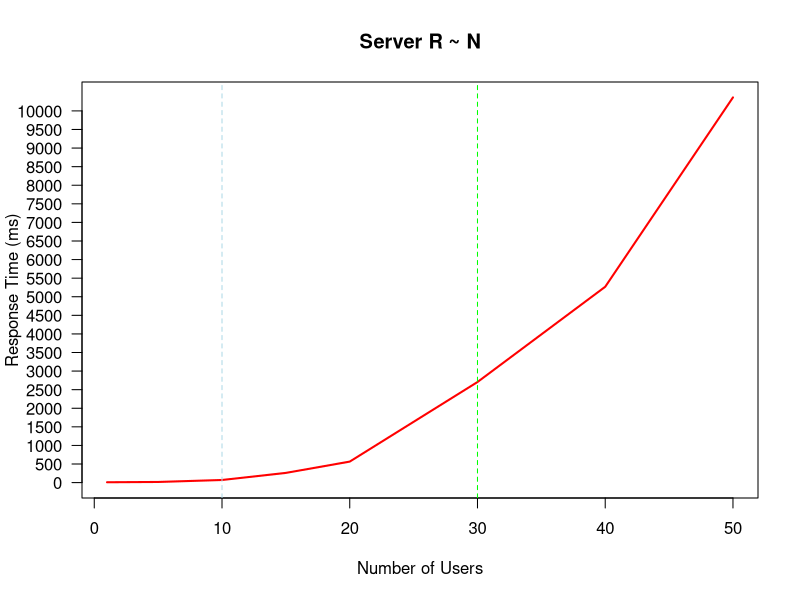
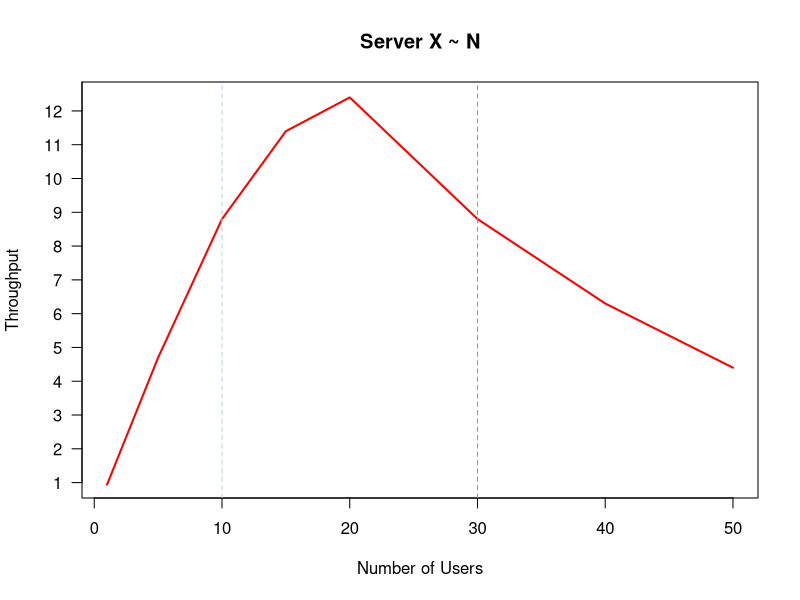
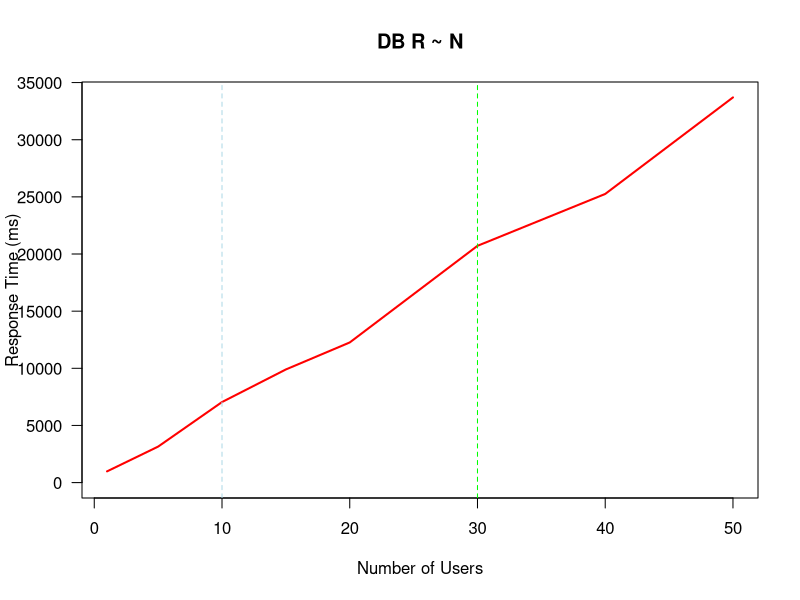
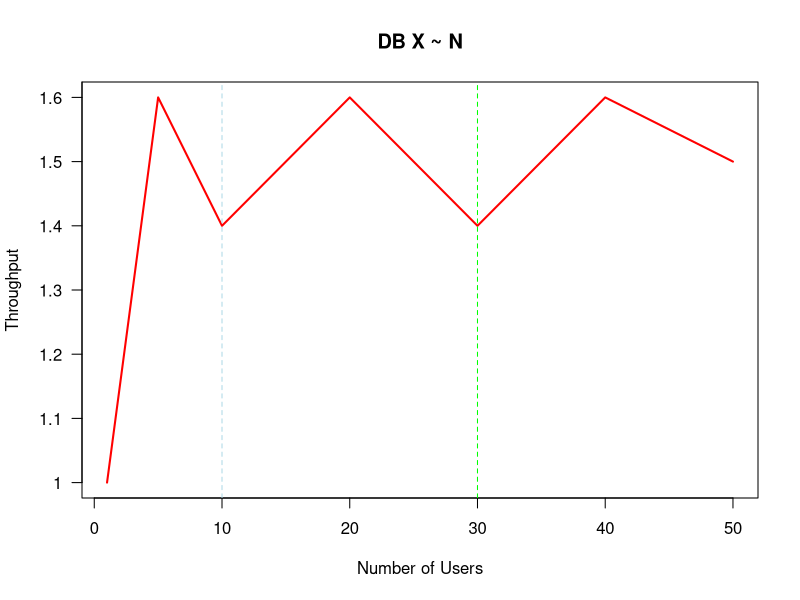

Source code (R) for these figures, in order:
## ---- chunk 1
knitr::opts_chunk$set(echo = TRUE)
## ---- chunk 2
server_throughput_data <- c(0.94, 4.7, 8.8, 11.4, 12.4, 8.8, 6.3, 4.4)
server_response_time_data <- c(9, 17, 70, 261, 565, 2706, 5269, 10363)

db_throughput_data <- c(1, 1.6, 1.4, 1.5, 1.6, 1.4, 1.6, 1.5)
db_response_time_data <- c(983, 3150, 7048, 9900, 12262, 20717, 25256, 33702)

users_number <- c(1, 5, 10, 15, 20, 30, 40, 50)
## ---- chunk 3

plottin_fun <- function (data, users, title, yAxis, ticks, minY) {
  plot(users, data, type = "n",
       main = title,
       xlab = "Number of Users",
       ylab = yAxis,  
       ylim = c(minY, max(data)),
       yaxt = "n")
  
  labels <- ticks 
  
  axis(2, at = ticks, labels = labels, las = 1) 
  
  lines(users, data, col = "red", lwd = 2)
  
  abline(v = 10, col = "lightblue", lty = 2)   # Dashed blue line at x = 5
  abline(v = 30, col = "green", lty = 2) # Dashed green line at x = 30
  
}

plottin_fun(server_response_time_data, users_number, "Server R ~ N", "Response Time (ms)", seq(0, 10000, by = 500), 0)

plottin_fun(server_throughput_data, users_number, "Server X ~ N", "Throughput", seq(1, 15, by = 1), 1)


plottin_fun(db_response_time_data, users_number, "DB R ~ N", "Response Time (ms)", seq(0, 35000, by = 5000), 0)

plottin_fun(db_throughput_data, users_number, "DB X ~ N", "Throughput", seq(1, 2, by = 0.1), 1)
